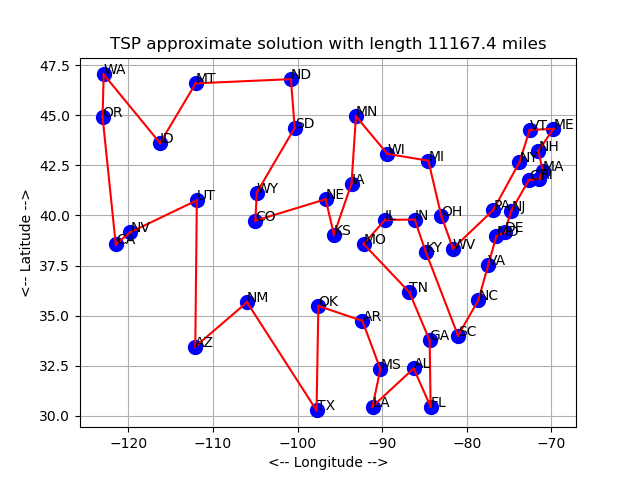

Generate this figure with Python:
#! /usr/bin/env python3
#
def tsp_moler_test ( ):

#*****************************************************************************80
#
## tsp_moler_test() tests tsp_moler().
#
#  Licensing:
#
#    This code is distributed under the MIT license.
#
#  Modified:
#
#    05 January 2024
#
#  Author:
#
#    John Burkardt
#
  from numpy.random import default_rng
  import csv
  import matplotlib.pyplot as plt
  import numpy as np
  import platform

  print ( '' )
  print ( 'tsp_moler_test():' )
  print ( '  python version: ' + platform.python_version ( ) )
  print ( '  numpy version:  ' + np.version.version )

  rng = default_rng ( )
#
#  Using readtable() and csv file format allows me to read the state 
#  abbreviations and latitudes and longitudes together.  
#  However, dealing with the output of readtable() is a little messy,
#  error prone and non-intuitive (but so is almost any attempt to
#  work with csv data).
#
  state = np.zeros ( 0, dtype = str )
  lat = np.zeros ( 0, dtype = float )
  lon = np.zeros ( 0, dtype = float )

  input = open ( 'state_capitals_48_ll.csv', 'r' )
  csvreader = csv.reader ( input )
  for row in csvreader:
    state = np.append ( state, row[0] )
    lat = np.append ( lat, float ( row[1] ) )
    lon = np.append ( lon, float ( row[2] ) )

  state_num = len ( state )
#
#  Verify that the data has been read correctly.
#
  print ( '' )
  print ( '  First 5 latitudes and longitudes:' )
  for i in range ( 0, 5 ):
    print ( '  %s  %12.4f  %12.4f' % ( state[i], lat[i], lon[i] ) )
#
#  Compute the distance matrix.
#
  D = distances ( lon, lat )

  print ( '' )
  print ( '  5x5 initial block of distance matrix' )
  print ( D[0:5,0:5] )
#
#  Call the TSP solver.
#
  p_len, p = traveler ( D, rng ) 
#
#  Report the results.
#
  print ( '' )
  print ( '  Length of path = ', p_len )
  print ( '' )
  print ( '  Itinerary:' )
  print ( '  ', end = '' )
  for i in range ( 0, state_num ):
    print ( state[p[i]] + '->', end = '' )
    if ( ( ( i + 1 ) % 15 ) == 0 ):
      print ( '' )
      print ( '  ', end = '')
  print ( state[p[0]] )
#
#  Give the mileages.
#
  print ( '' )
  print ( '  Mileage per leg:' )
  print ( '')
  for leg in range ( 0, state_num ):
    i = p[leg]
    j = p[leg+1]
    print ( '  %s -> %s  %g' % ( state[i], state[j], D[i,j] ) )
#
#  Plot (longitude,latitude) as (X,Y).
#
  plt.clf ( )
  plt.plot ( lon, lat, 'bo', markersize = 10 )
  for leg in range ( 0, state_num ):
    i = p[leg]
    j = p[leg+1]
    x = [ lon[i], lon[j] ]
    y = [ lat[i], lat[j] ]
    plt.plot ( x, y, 'r-' )
  for i in range ( 0, state_num ):
    x = lon[i]
    y = lat[i]
    plt.text ( x, y, state[i] )
  plt.grid ( True )
  plt.xlabel ( '<-- Longitude -->' )
  plt.ylabel ( '<-- Latitude -->' )
  filename = 'tsp_moler_test.png'
  plt.savefig ( filename )
  print ( '  Graphics saved as "'+ filename + '"' )
  plt.show ( block = False )
  plt.close ( )
#
#  Terminate.
#
  print ( '' )
  print ( 'tsp_moler_test():' )
  print ( '  Normal end of execution.' )

  return

def distances ( lon, lat ):

#*****************************************************************************80
#
## distances() computes a distance table from longitude and latitude data.
#
#  Discussion:
#
#    The distances are computed on the surface of a sphere representing
#    the earth.
#
#  Licensing:
#
#    This code is distributed under the MIT license.
#
#  Modified:
#
#    14 March 2023
#
#  Author:
#
#    Original MATLAB version by Cleve Moler.
#    This version by John Burkardt.
#
#  Reference:
#
#    Great circle distance matrix between pairs of cities.
#    https://en.wikipedia.org/wiki/Great-circle_distance.
#
#    Cleve Moler,
#    USA Traveling Salesman Tour,
#    Posted 17 September 2018,
#    logs.mathworks.com/cleve/2018/09/17/usa-traveling-salesman-tour/?s_tid=srchtitle_traveling#20salesman_1
#
#  Usage:
#
#    D = distances ( lon, lat )
#
#  Input:
#
#   real lon(*), lat(*): the longitude and latitude of several cities,
#   in degrees.
#
#  Output:
#
#    real D(*,*):  D(k,j) is the distance in miles between cities k and j.
#
#  Local:
#
#    real R: the radius of the earth in miles.
#
  import numpy as np

  R = 3959

  n = len ( lon )
  D = np.zeros ( [ n, n ] )
  lat = np.deg2rad ( lat )
  lon = np.deg2rad ( lon )

  for k in range ( 0, n ):
    for j in range ( 0, k ):
      D[k,j] = R * np.arccos ( np.sin ( lat[k] ) * np.sin ( lat[j] ) + \
        np.cos ( lat[k] ) * np.cos ( lat[j] ) * np.cos ( lon[k] - lon[j] ) )
      D[j,k] = D[k,j]

  return D

def path_length ( p, D ):

#*****************************************************************************80
#
## path_length() computes the current path length.
#
#  Discussion:
#
#    This function calculates the total length of the current path p
#    in the traveling salesman problem, using a distance matrix D.
#
#  Licensing:
#
#    This code is distributed under the MIT license.
#
#  Modified:
#
#    14 March 2023
#
#  Author:
#
#    Original MATLAB version by Cleve Moler.
#    This version by John Burkardt.
#
#  Reference:
#
#    Cleve Moler,
#    USA Traveling Salesman Tour,
#    Posted 17 September 2018,
#    logs.mathworks.com/cleve/2018/09/17/usa-traveling-salesman-tour/?s_tid=srchtitle_traveling#20salesman_1
#
#  Usage:
#
#    p_len = path_length ( p, D )
#
#  Input:
#
#    integer p(n): the sequence of cities in the current path.
#
#    real D(n,n): the city-to-city distance matrix.
#
#  Output:
#
#    real p_len: the current length of the path.
#
  n = D.shape[0]

  c2 = p[n-1]
  p_len = 0.0

  for i in range ( 0, n ):
    c1 = c2
    c2 = p[i]
    p_len = p_len + D[c1,c2]

  return p_len

def timestamp ( ):

#*****************************************************************************80
#
## timestamp() prints the date as a timestamp.
#
#  Licensing:
#
#    This code is distributed under the MIT license. 
#
#  Modified:
#
#    21 August 2019
#
#  Author:
#
#    John Burkardt
#
  import time

  t = time.time ( )
  print ( time.ctime ( t ) )

  return

def traveler ( D, rng ):

#*****************************************************************************80
#
## traveler() seeks an optimal path for the traveling salesperson problem.
#
#  Discussion:
#
#    This is a functional form of an old MATLAB demo called "travel".
#
#    It is a pretty good, but certainly not the best, solution of the
#    Traveling Salesman Problem (TSP).  
#
#    The goal is to form a closed circuit of a number of cities that 
#    requires the shortest total distance.
#
#  Licensing:
#
#    This code is distributed under the MIT license.
#
#  Modified:
#
#    14 March 2023
#
#  Author:
#
#    Original MATLAB version by Cleve Moler.
#    This version by John Burkardt.
#
#  Reference:
#
#    Cleve Moler,
#    USA Traveling Salesman Tour,
#    Posted 17 September 2018,
#    logs.mathworks.com/cleve/2018/09/17/usa-traveling-salesman-tour/?s_tid=srchtitle_traveling#20salesman_1
#
#  Usage:
#
#   p_len, p = traveler ( D )
#
#  Input:
#
#   real D(n,n): distances between cities.
#
#    rng(): the current random number generator.
#
#  Output:
#
#   real p_len: the length of the itinerary in miles.
#
#   integer p(n+1): the cities listed in the order in which they will be
#   visited, including a return to the starting city.
#
  import numpy as np

  n = D.shape[0]
#
#  Choose an initial path at random.
#
  p = rng.permutation ( n )
  p_len = path_length ( p, D )

  for iter in range ( 0, 10000 ):
#
#  Try to reverse a portion of the path.
#
    pt1 = rng.integers ( 0, n )
    pt2 = rng.integers ( 0, n )

    lo = min ( pt1, pt2 )
    hi = max ( pt1, pt2 )

    q = np.arange ( n )
    q[lo:hi+1] = np.flip ( q[lo:hi+1] )
    pnew = p[q]
#
#  If better, take it.
#
    lennew = path_length ( pnew, D )
    if ( lennew < p_len ):
      p = pnew.copy()
      p_len = lennew
      iterp = iter
#
#  Try a single point insertion.
#
    pt1 = rng.integers ( 0, n )
    pt2 = rng.integers ( 0, n - 1 )

    q = np.arange ( n )
    q = np.delete ( q, pt1 )
    q = np.insert ( q, pt2+1, pt1 )
    pnew = p[q]
#
#  If better, take it.
#
    lennew = path_length ( pnew, D )
    if ( lennew < p_len ):
      p = pnew.copy()
      p_len = lennew
      iterp = iter
#
#  Close the permutation.
#
  p = np.append ( p, p[0] )

  return p_len, p

if ( __name__ == "__main__" ):
  timestamp ( )
  tsp_moler_test ( )
  timestamp ( )
